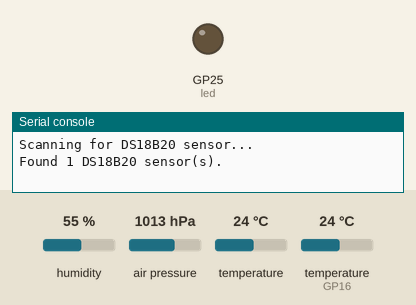
This program was run on a simulated Raspberry Pi Pico running MicroPython. Shown: output pins drawn as LEDs (lit = HIGH), the last lines printed to the serial console. The test bench sets the inputs (shaded band); at power-on: humidity 55 %, air pressure 1013 hPa, temperature 24 °C, temperature (sensor on GP16) 24 °C. WiFi joins after 1.5 s; the interpreter's speed is modelled, so counts of loop turns are approximate; web requests get an empty 200 reply after 0.4 s.

Above: at 0.1 s.
At 3.1 s:
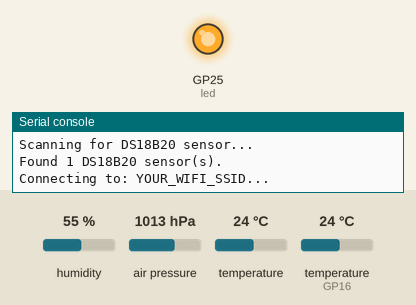
Timing chart, 0 to 6.5 s (numbered marks = the images above):
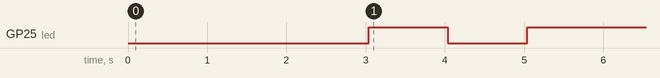

Measured:
- by itself, GP25 (led): LOW → HIGH at 3.0 s, → LOW 1.0 s later, → HIGH 1.0 s later

The program:

main.py
```python
import network
import socket
import time
import onewire
import ds18x20
import bme280
import json
import math
from machine import Pin, I2C

# Wi-Fi & Weather Underground Configuration
WIFI_SSID = 'YOUR_WIFI_SSID'
WIFI_PASSWORD = 'YOUR_WIFI_PASSWORD'
WU_STATION_ID = 'YOUR_STATION_ID'
WU_STATION_KEY = 'YOUR_STATION_KEY'
WU_UPLOAD_INTERVAL_MS = 5 * 60 * 1000  # 5 minutes
WU_HOST = "weatherstation.wunderground.com"

ELEVATION_M = 1045  # your station's elevation above sea level, in metres (Calgary is roughly 1045 m)

SENSOR_INTERVAL_MS = 3000
DS_CONVERT_MS = 800  # DS18B20 needs ~750 ms for a 12-bit conversion

# Hardware Initialization
ds_pin = Pin(16)
ds_sensor = ds18x20.DS18X20(onewire.OneWire(ds_pin))

i2c = I2C(0, sda=Pin(0), scl=Pin(1), freq=400000)
devices = i2c.scan()
bme_addr = 0x76 if 0x76 in devices else 0x77
bme = bme280.BME280(i2c=i2c, addr=bme_addr)

print("Scanning for DS18B20 sensor...")
roms = ds_sensor.scan()
print(f"Found {len(roms)} DS18B20 sensor(s).")

led = Pin('LED', Pin.OUT)
wlan = network.WLAN(network.STA_IF)


def reset_wifi():
    """Power-cycles the Wi-Fi chip. Fixes CYW43 'core not in reset' / EPERM errors."""
    try:
        wlan.active(False)
        time.sleep(1)
        wlan.active(True)
        time.sleep(2)
    except Exception as e:
        print("Wi-Fi reset failed:", e)


reset_wifi()

# Global data cache
cached_data = {"ds_temp": None, "humidity": 0.0, "pressure": 0.0}
last_sensor_read = None
ds_converting = False
ds_convert_start = 0


def build_html():
    """Builds the HTML page structure."""
    html_lines = [
        "HTTP/1.1 200 OK\r\nContent-Type: text/html\r\nConnection: close\r\n\r\n",
        "<!DOCTYPE html><html><head><title>Weather Monitor</title><style>",
        "body { font-family: sans-serif; text-align: center; padding-top: 50px; background-color: #f4f4f9; color: #333; }",
        ".card { background: white; max-width: 380px; margin: 30px auto; padding: 25px; border-radius: 12px; box-shadow: 0 4px 10px rgba(0,0,0,0.1); }",
        ".value { font-size: 42px; font-weight: bold; color: #007bff; margin: 15px 0; }",
        ".sub-value { font-size: 20px; font-weight: bold; color: #28a745; margin: 5px 0; }",
        ".grid { display: flex; justify-content: space-around; margin-top: 20px; border-top: 1px solid #eee; padding-top: 15px; }",
        ".grid-item { font-size: 14px; color: #555; }",
        ".indicator { width: 10px; height: 10px; background-color: #28a745; border-radius: 50%; display: inline-block; margin-right: 5px; }",
        "</style></head><body><h1>Pico 2 W Dashboard</h1><div class=\"card\">",
        "  <h3>DS18B20 Temperature</h3><div class=\"value\" id=\"avg-val\">-- &deg;C</div>",
        "  <div class=\"grid\"><div class=\"grid-item\"><strong>Humidity</strong><div id=\"hum-val\" class=\"sub-value\">--</div></div>",
        "  <div class=\"grid-item\"><strong>Pressure (SL)</strong><div id=\"pres-val\" class=\"sub-value\" style=\"color:#17a2b8;\">--</div></div>",
        "  <div class=\"grid-item\"><strong>Dew Point</strong><div id=\"dew-val\" class=\"sub-value\" style=\"color:#fd7e14;\">--</div></div></div>",
        "  <p style=\"color: gray; font-size: 12px; margin-top: 20px;\"><span class=\"indicator\"></span>Live data polling active</p></div>",
        "<script>async function updateData() { try { let r = await fetch('/data'); let d = await r.json();",
        "if (!d.error) { document.getElementById('avg-val').innerHTML = d.ds_temp + (d.ds_temp !== 'No Sensor' ? ' &deg;C' : '');",
        "document.getElementById('hum-val').innerText = d.humidity; document.getElementById('pres-val').innerText = d.pressure; document.getElementById('dew-val').innerHTML = d.dewpoint; }",
        "} catch(e) {} } setInterval(updateData, 2000); updateData();</script></body></html>"
    ]
    return "\n".join(html_lines)


def connect_wifi():
    if wlan.isconnected():
        return wlan.ifconfig()[0]
    print(f"Connecting to: {WIFI_SSID}...")
    try:
        wlan.connect(WIFI_SSID, WIFI_PASSWORD)
    except OSError as e:
        print("Wi-Fi connect error:", e, "- resetting Wi-Fi chip")
        reset_wifi()
        return None
    timeout = 10
    while not wlan.isconnected() and timeout > 0:
        led.toggle()
        time.sleep(1)
        timeout -= 1
    if wlan.isconnected():
        led.on()
        ip = wlan.ifconfig()[0]
        print(f"Connected! IP Address: {ip}")
        return ip
    led.off()
    return None


def update_sensor_cache():
    """Non-blocking sensor refresh: starts a DS18B20 conversion, then collects
    the result on a later call instead of sleeping."""
    global last_sensor_read, ds_converting, ds_convert_start
    now = time.ticks_ms()

    # Collect a finished DS18B20 conversion
    if ds_converting and time.ticks_diff(now, ds_convert_start) >= DS_CONVERT_MS:
        try:
            cached_data["ds_temp"] = ds_sensor.read_temp(roms[0])
        except Exception as e:
            print("DS18B20 Read Fail:", e)
            cached_data["ds_temp"] = None
        ds_converting = False

    # Start a new cycle
    if last_sensor_read is None or time.ticks_diff(now, last_sensor_read) >= SENSOR_INTERVAL_MS:
        try:
            t, p, h = bme.read_compensated_data()
            cached_data["humidity"] = float(h)
            cached_data["pressure"] = float(p / 100.0)
        except Exception as e:
            print("BME Read Fail:", e)

        if roms and not ds_converting:
            try:
                ds_sensor.convert_temp()
                ds_converting = True
                ds_convert_start = now
            except Exception as e:
                print("DS18B20 Convert Fail:", e)

        last_sensor_read = now


def sea_level_hpa(station_hpa, temp_c):
    """Converts station pressure to sea-level pressure (what weather reports and WU expect)."""
    if temp_c is None:
        temp_c = 15.0
    return station_hpa * (1 - (0.0065 * ELEVATION_M) / (temp_c + 0.0065 * ELEVATION_M + 273.15)) ** -5.257


def dewpoint_c(temp_c, rh):
    """Dewpoint in Celsius using the Magnus formula."""
    if rh <= 0:
        return None
    b, c = 17.62, 243.12
    gamma = math.log(rh / 100.0) + (b * temp_c) / (c + temp_c)
    return (c * gamma) / (b - gamma)


def get_sensor_json():
    """Returns data straight from the cache."""
    update_sensor_cache()
    ds_str = f"{cached_data['ds_temp']:.1f}" if cached_data['ds_temp'] is not None else "No Sensor"
    if cached_data['ds_temp'] is not None:
        dew = dewpoint_c(cached_data['ds_temp'], cached_data['humidity'])
        dew_str = f"{dew:.1f} &deg;C" if dew is not None else "--"
    else:
        dew_str = "--"
    return json.dumps({
        "ds_temp": ds_str,
        "dewpoint": dew_str,
        "humidity": f"{cached_data['humidity']:.1f}%",
        "pressure": f"{sea_level_hpa(cached_data['pressure'], cached_data['ds_temp']):.1f} hPa"
    })


def send_to_wunderground():
    """Uploads metrics to Weather Underground over raw HTTP using imperial units."""
    if cached_data['ds_temp'] is None:
        print("Skipped WU upload - waiting for valid DS18B20 temperature.")
        return

    temp_f = cached_data['ds_temp'] * 9 / 5 + 32
    pressure_in = sea_level_hpa(cached_data['pressure'], cached_data['ds_temp']) * 0.02953
    dew_c = dewpoint_c(cached_data['ds_temp'], cached_data['humidity'])
    dew_f = dew_c * 9 / 5 + 32 if dew_c is not None else None

    query = (
        "ID={id}&PASSWORD={key}&dateutc=now&tempf={tempf:.1f}"
        "&baromin={baromin:.2f}&humidity={humidity:.0f}"
        "&action=updateraw&softwaretype=pico2w-custom"
    ).format(id=WU_STATION_ID, key=WU_STATION_KEY, tempf=temp_f,
             baromin=pressure_in, humidity=cached_data['humidity'])

    if dew_f is not None:
        query += "&dewptf={:.1f}".format(dew_f)

    print("WU query:", query.replace(WU_STATION_KEY, "***"))

    request = (
        "GET /weatherstation/updateweatherstation.php?{query} HTTP/1.1\r\n"
        "Host: {host}\r\n"
        "Connection: close\r\n"
        "\r\n"
    ).format(query=query, host=WU_HOST)

    s = None
    try:
        addr = socket.getaddrinfo(WU_HOST, 80)[0][-1]
        s = socket.socket()
        s.settimeout(8)
        s.connect(addr)
        s.send(request.encode())

        response = b""
        while True:
            chunk = s.recv(200)
            if not chunk:
                break
            response += chunk
        print("WU Response:", response.decode().split("\r\n"))
    except Exception as e:
        print("WU Upload Failed:", e)
    finally:
        if s:
            s.close()


def start_server():
    ip = connect_wifi()
    if not ip:
        return False

    s_sock = socket.socket()
    s_sock.setsockopt(socket.SOL_SOCKET, socket.SO_REUSEADDR, 1)
    try:
        s_sock.bind((ip, 80))
        s_sock.listen(1)
        s_sock.settimeout(0.1)
        print(f"Web server running at http://{ip}")
    except Exception as e:
        print("Socket bind failed:", e)
        s_sock.close()
        return False

    last_wu_upload = time.ticks_add(time.ticks_ms(), -WU_UPLOAD_INTERVAL_MS)

    while True:
        if not wlan.isconnected():
            print("Wi-Fi connection dropped! Tearing down server socket for restart...")
            s_sock.close()
            return False

        update_sensor_cache()

        if time.ticks_diff(time.ticks_ms(), last_wu_upload) >= WU_UPLOAD_INTERVAL_MS:
            # Only upload once we have a valid temperature; otherwise retry next loop
            if cached_data['ds_temp'] is not None:
                print("Uploading data to Weather Underground...")
                send_to_wunderground()
                last_wu_upload = time.ticks_ms()

        c_sock = None
        try:
            c_sock, _ = s_sock.accept()
            c_sock.settimeout(2.0)
            req = c_sock.recv(1024).decode('utf-8', 'ignore')

            if "GET /data " in req:
                c_sock.send(f"HTTP/1.1 200 OK\r\nContent-Type: application/json\r\nConnection: close\r\n\r\n{get_sensor_json()}".encode())
            else:
                c_sock.send(build_html().encode())
        except OSError:
            pass
        except Exception as e:
            print("Server exception:", e)
        finally:
            if c_sock:
                try:
                    c_sock.close()
                except Exception:
                    pass


# Main loop wrapper
while True:
    if not start_server():
        led.off()
        print("Server dropped out or could not bind. Retrying in 5 seconds...")
        time.sleep(5)
        reset_wifi()
```
